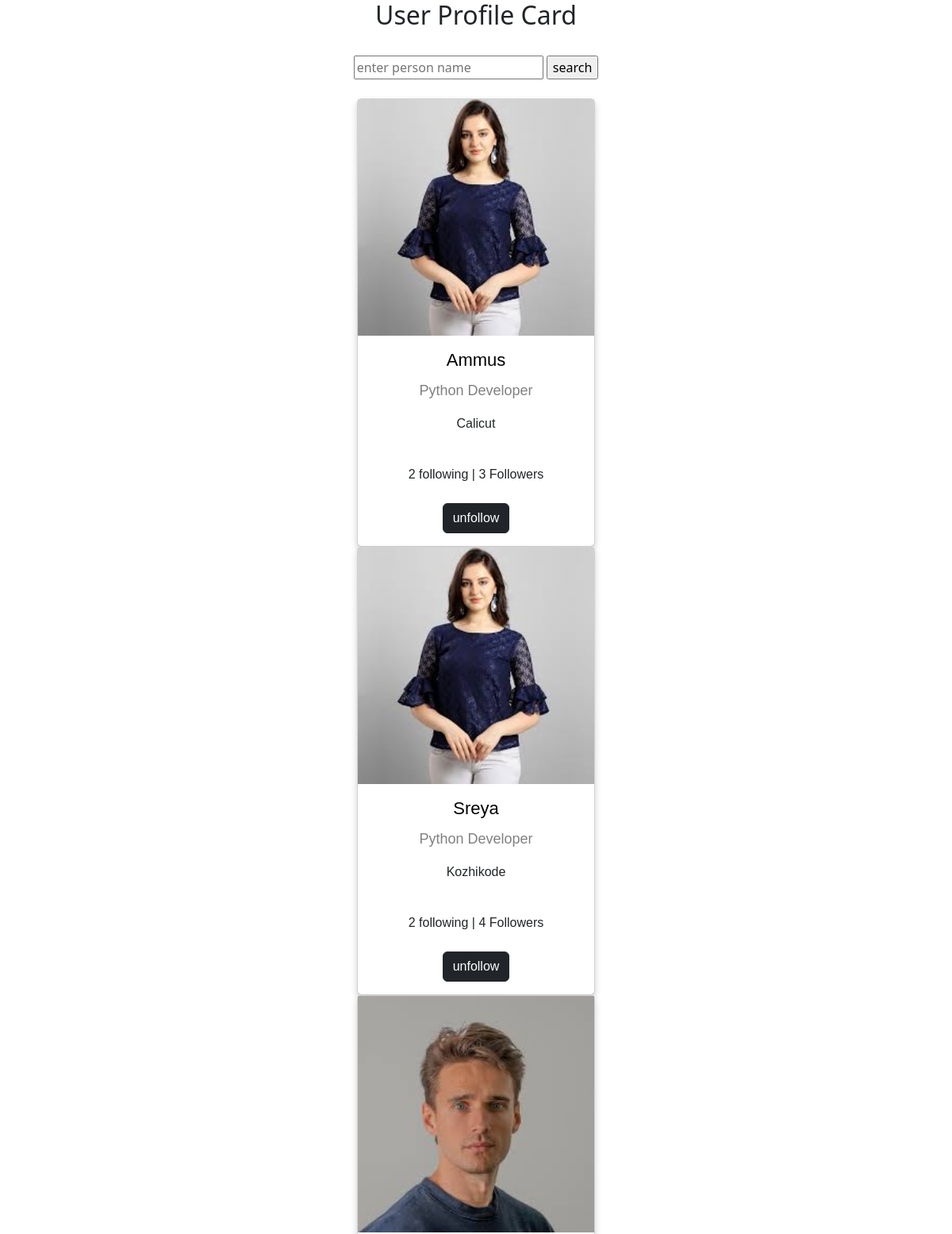
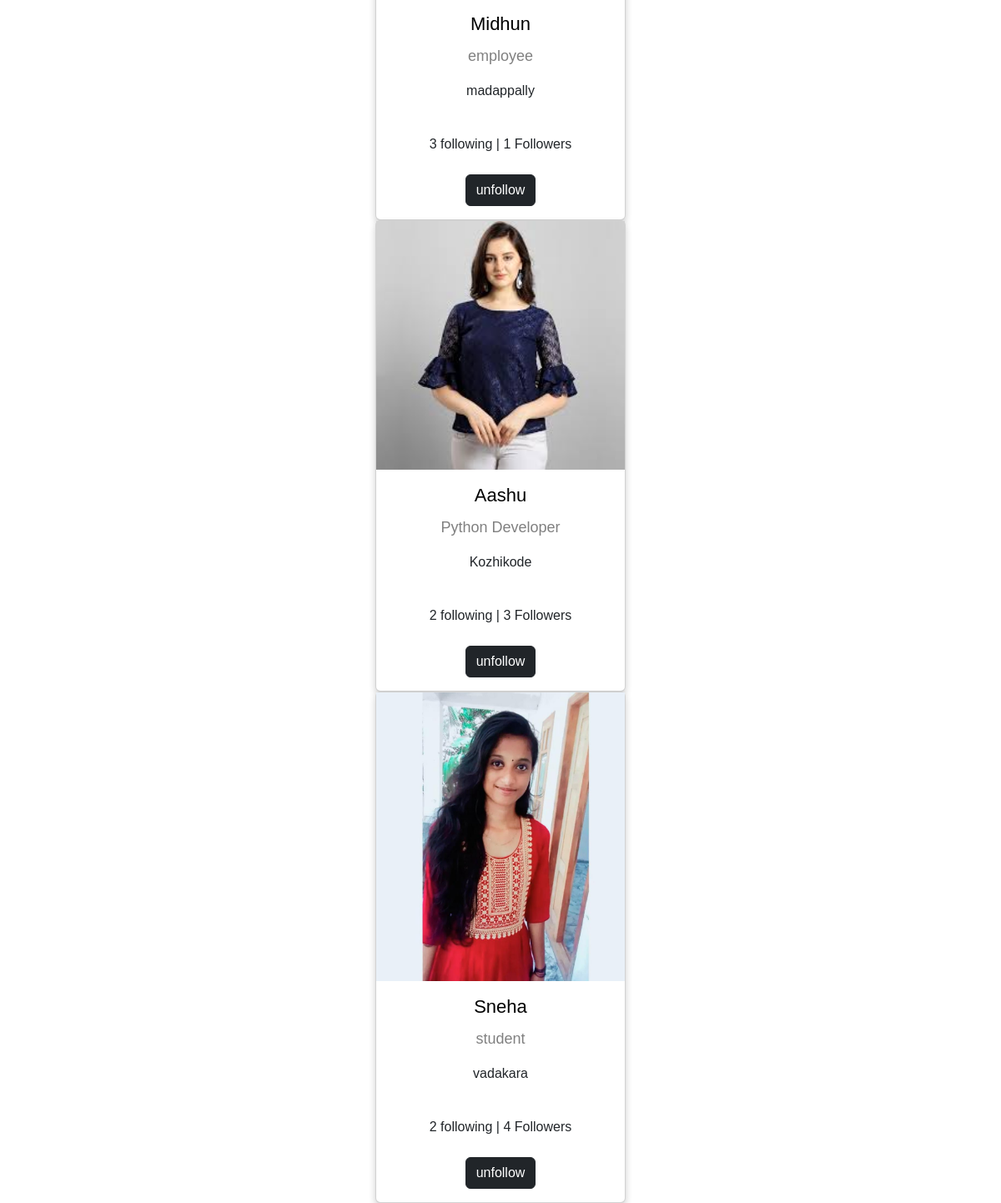
/profile/all/ (signed in), run on the app's committed database (2 pictures, top to bottom).
### myapp/models.py (models this page shows, shortened)
class UserProfile(models.Model):
    user=models.OneToOneField(User,on_delete=models.CASCADE,related_name="profile")
    profile_pic=models.ImageField(upload_to="profilepics",blank=True,default='/profilepics/default.png')
    bio=models.CharField(max_length=200,null=True)
    address=models.CharField(max_length=200,null=True)
    dob=models.DateTimeField(null=True)
    following=models.ManyToManyField("self",related_name="followed_by",symmetrical=False)
    created_date=models.DateTimeField(auto_now_add=True)
    cover_pic=models.ImageField(upload_to="coverpic",blank=True,default="/profilepics/cover.jpg")
    def __str__(self):
        return self.user.username

### myapp/views.py (the view, shortened to what this page needs)
# urls.py: path('profile/all/',views.ProfileListView.as_view(),name="profilelist"),
@method_decorator(signin_required,name="dispatch")
class ProfileListView(ListView):
    model=UserProfile
    template_name="profile-list.html"
    context_object_name="profiles"
    def get_queryset(self):
        return UserProfile.objects.exclude(user=self.request.user)

### myapp/views.py (called while the page is built)
def signin_required(fn):
    def wrapper(request,*args,**kwargs):
        if not request.user.is_authenticated:
            messages.error(request,"please login")
            return redirect("signin")
        return fn(request,*args,**kwargs)
    return wrapper

### myapp/templates/profile-list.html (shortened to what this page needs)
<!DOCTYPE html>
<html>
<head>
  <link rel="stylesheet" href="https://cdnjs.cloudflare.com/ajax/libs/font-awesome/4.7.0/css/font-awesome.min.css">
  <link href="https://cdn.jsdelivr.net/npm/bootstrap@5.3.0-alpha3/dist/css/bootstrap.min.css" rel="stylesheet"
>
</head>
<body>
  <h2 style="text-align:center">User Profile Card</h2>
  <form action="" method="post">
    <div class="text-center p-4 " >
    <input type="text" name="username" placeholder="enter person name">
      <input type="submit" value="search" >
    </div>
  </form>
  {%for profile in profiles%}
  <div class="card">
    {%if profile.profile_pic%}
    <img src="{{profile.profile_pic.url}}" alt="John" style="width:100%">
    {%endif%}
    <h1> <a href="{%url 'profiledetail' profile.id%}">{{profile}} </a></h1>
    <p class="title">{{profile.bio}}</p>
    <p>{{profile.address}}</p>
    <div style="margin: 24px 0;">
      {{profile.following.all.count}} following |
      {{profile.followed_by.all.count}} Followers
    </div>
    <p>
      {%if request.user.profile in profile.followed_by.all%}
      <a href="{%url 'unfollow' profile.id%}" class="btn btn-dark">unfollow</a>
      {%else%}
      <a href="{%url 'follow' profile.id%}" class="btn btn-dark">Follow</a>
      {%endif%}
    </p>
  </div>
  {%endfor%}
</body>
</html>

### myapp/templates/profile-list.html (style rules this page uses)
.card { box-shadow: 0 4px 8px 0 rgba(0, 0, 0, 0.2); max-width: 300px; margin: auto; text-align: center; font-family: arial; }
.title { color: grey; font-size: 18px; }
a { text-decoration: none; font-size: 22px; color: black; }

### data on the page
UserProfile: profile_pic (picture), user.username "Ammus", bio "Python Developer", address "Calicut", following.all.count "2", followed_by.all.count "3", shows "unfollow"
UserProfile: profile_pic (picture), user.username "Sreya", bio "Python Developer", address "Kozhikode", following.all.count "2", followed_by.all.count "4", shows "unfollow"
UserProfile: profile_pic (picture), user.username "Midhun", bio "employee", address "madappally", following.all.count "3", followed_by.all.count "1", shows "unfollow"
UserProfile: profile_pic (picture), user.username "Aashu", bio "Python Developer", address "Kozhikode", following.all.count "2", followed_by.all.count "3", shows "unfollow"
UserProfile: profile_pic (picture), user.username "Sneha", bio "student", address "vadakara", following.all.count "2", followed_by.all.count "4", shows "unfollow"
